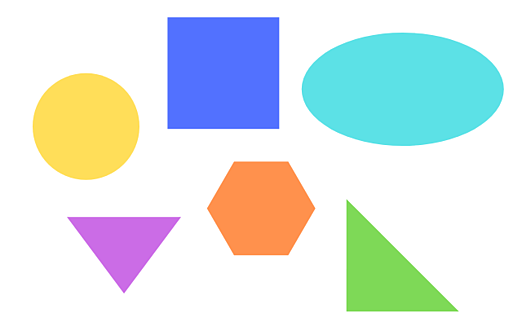
#> input picture body_shapes2.png, 522 x 326 px, given in place of photo-1472214103451-9374bd1c798e.jpg, which was not available
$ python Joining_Multiple_Images_To_Display.py
#> lines starting #> are read from the running program, lines starting #| are printed output that depends on the picture; after the words box and inside, x2 and y2 are one past the last pixel; in counts of white or black regions, pixels touching at a corner belong together; pictures that were not available may be replaced by others from this repository, and a replacement may not be noted
####################### STACKING USING THE FUNCTION #####################

import cv2
import numpy as np

frameWidth = 640
frameHeight = 480
#cap = cv2.VideoCapture(0)
#cap.set(3, frameWidth)
#cap.set(4, frameHeight)

def stackImages(scale,imgArray):
    rows = len(imgArray)
    cols = len(imgArray[0])
    rowsAvailable = isinstance(imgArray[0], list)
    width = imgArray[0][0].shape[1]
    height = imgArray[0][0].shape[0]
    if rowsAvailable:
        for x in range ( 0, rows):
            for y in range(0, cols):
                if imgArray[x][y].shape[:2] == imgArray[0][0].shape [:2]:
                    imgArray[x][y] = cv2.resize(imgArray[x][y], (0, 0), None, scale, scale)
                else:
                    imgArray[x][y] = cv2.resize(imgArray[x][y], (imgArray[0][0].shape[1], imgArray[0][0].shape[0]), None, scale, scale)
                if len(imgArray[x][y].shape) == 2: imgArray[x][y]= cv2.cvtColor( imgArray[x][y], cv2.COLOR_GRAY2BGR)
        imageBlank = np.zeros((height, width, 3), np.uint8)
        hor = [imageBlank]*rows
        hor_con = [imageBlank]*rows
        for x in range(0, rows):
            hor[x] = np.hstack(imgArray[x])
        ver = np.vstack(hor)
    else:
        for x in range(0, rows):
            if imgArray[x].shape[:2] == imgArray[0].shape[:2]:
                imgArray[x] = cv2.resize(imgArray[x], (0, 0), None, scale, scale)
            else:
                imgArray[x] = cv2.resize(imgArray[x], (imgArray[0].shape[1], imgArray[0].shape[0]), None,scale, scale)
            if len(imgArray[x].shape) == 2: imgArray[x] = cv2.cvtColor(imgArray[x], cv2.COLOR_GRAY2BGR)
        hor= np.hstack(imgArray)
        ver = hor
    return ver

while True:
    #success, img = cap.read()
    kernel = np.ones((5,5),np.uint8)
    #print(kernel)
    path = "photo-1472214103451-9374bd1c798e.jpg"
    img =  cv2.imread(path)
#> img is the input picture: shape (326, 522, 3); mean B, G, R 228.6, 229.5, 218.8
    imgGray = cv2.cvtColor(img,cv2.COLOR_BGR2GRAY)
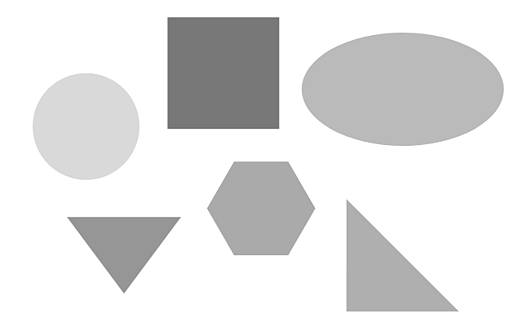
#> imgGray: shape (326, 522); min 101, max 255, mean 226.2
    imgBlur = cv2.GaussianBlur(imgGray,(7,7),0)
    imgCanny = cv2.Canny(imgBlur,100,200)
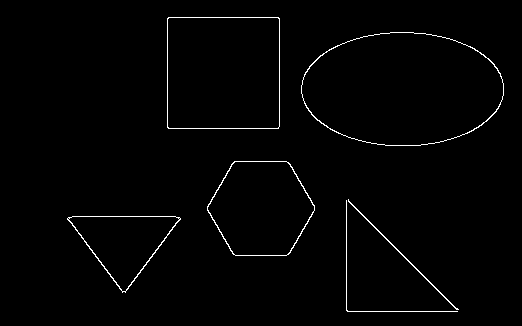
#> imgCanny: shape (326, 522); 1.3% white in thin lines or dots, all inside (x1, y1, x2, y2) = (67, 17, 504, 312)
    imgDilation = cv2.dilate(imgCanny,kernel , iterations = 2)
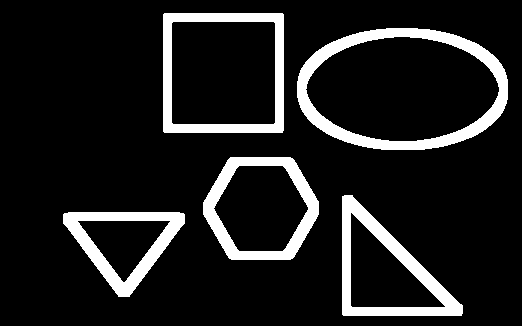
#> imgDilation: shape (326, 522); 12.1% white; 5 white regions, box (x1, y1, x2, y2) and area: (297, 28, 508, 150) 5602, (163, 13, 284, 133) 4013, (342, 195, 463, 316) 3959, (203, 157, 319, 260) 3604, (63, 212, 185, 297) 3329
    imgEroded = cv2.erode(imgDilation,kernel,iterations=2)
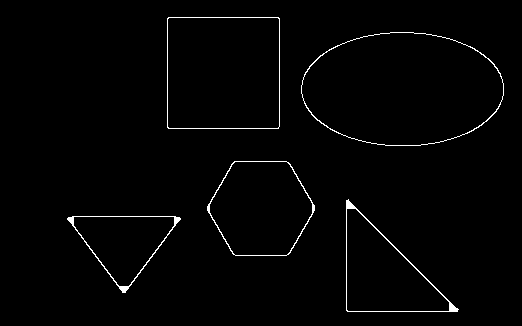
#> imgEroded: shape (326, 522); 1.4% white in thin lines or dots, all inside (x1, y1, x2, y2) = (67, 17, 504, 312)

    imgBlank = np.zeros((200,200),np.uint8)
    StackedImages = stackImages(0.6,([img,imgGray,imgBlur],
                                   [imgCanny,imgDilation,imgEroded]))
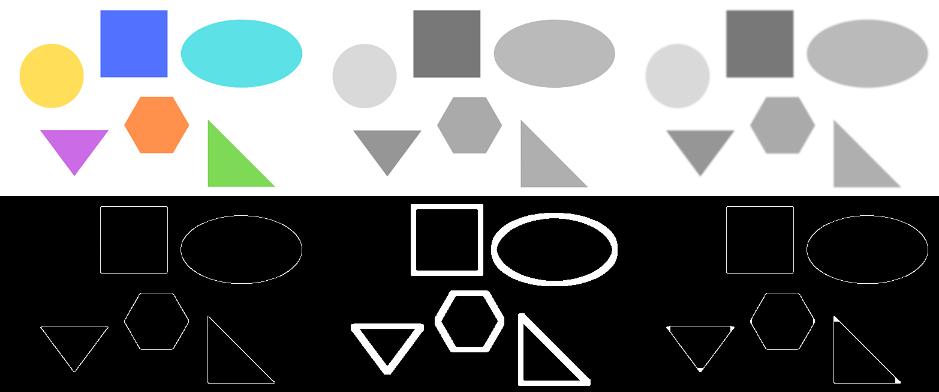
#> StackedImages: shape (392, 939, 3); mean B, G, R 119.8, 120, 118.2
    cv2.imshow("Staked Images", StackedImages)
    if cv2.waitKey(1) & 0xFF == ord('q'):
#> (key q is pressed here)
        break


# [15 lines of commented-out code are left out]
